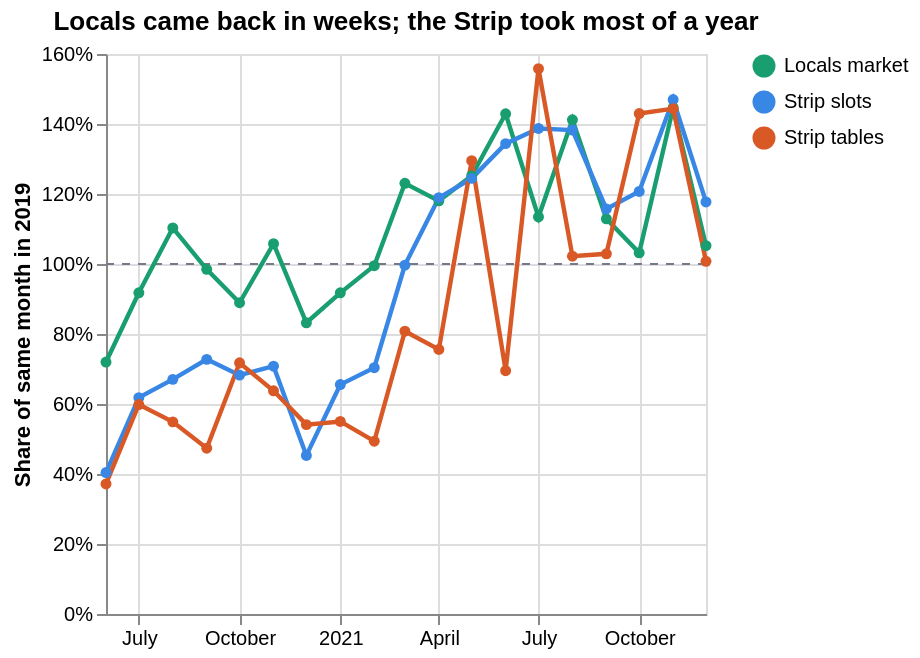

The notebook cell this image was saved under:
### Code cell
#| hide
#| caption: Each month's win as a share of the same month in 2019 (1.0 = back to normal), June 2020 to December 2021.
long = rec.melt("month", ["locals_vs_2019", "strip_slots_vs_2019", "strip_tables_vs_2019"], "series", "ratio")
names = {"locals_vs_2019": "Locals market", "strip_slots_vs_2019": "Strip slots", "strip_tables_vs_2019": "Strip tables"}
long["series"] = long.series.map(names)
one = alt.Chart(pd.DataFrame({"y": [1]})).mark_rule(strokeDash=[4, 4], color=MUTED).encode(y="y:Q")
lines = alt.Chart(long).mark_line(strokeWidth=2.2, point=True).encode(
    x=alt.X("month:T", title=None), y=alt.Y("ratio:Q", title="Share of same month in 2019", axis=alt.Axis(format="%")),
    color=alt.Color("series:N", title=None, scale=alt.Scale(domain=list(names.values()), range=[AQUA, BLUE, ORANGE])),
    tooltip=[alt.Tooltip("month:T", format="%b %Y"), "series:N", alt.Tooltip("ratio:Q", format=".0%")])
(one + lines).properties(title="Locals came back in weeks; the Strip took most of a year", height=280)

### Figure 1 — Vega-Lite specification as saved in the notebook (floating-point values rounded to 4 significant figures)
{"config": {"view": {"continuousWidth": 300, "continuousHeight": 300}}, "layer": [{"data": {"name": "data-719260942a763224059a586657358545"}, "mark": {"type": "rule", "color": "#747a87", "strokeDash": [4, 4]}, "encoding": {"y": {"field": "y", "type": "quantitative"}}}, {"data": {"name": "data-973b2016435b7f3a6a43e0556522b6c6"}, "mark": {"type": "line", "point": true, "strokeWidth": 2.2}, "encoding": {"color": {"field": "series", "scale": {"domain": ["Locals market", "Strip slots", "Strip tables"], "range": ["#199e70", "#3987e5", "#d95926"]}, "title": null, "type": "nominal"}, "tooltip": [{"field": "month", "format": "%b %Y", "type": "temporal"}, {"field": "series", "type": "nominal"}, {"field": "ratio", "format": ".0%", "type": "quantitative"}], "x": {"field": "month", "title": null, "type": "temporal"}, "y": {"axis": {"format": "%"}, "field": "ratio", "title": "Share of same month in 2019", "type": "quantitative"}}}], "height": 280, "title": "Locals came back in weeks; the Strip took most of a year", "$schema": "https://vega.github.io/schema/vega-lite/v6.4.1.json", "datasets": {"data-719260942a763224059a586657358545": [{"y": 1}], "data-973b2016435b7f3a6a43e0556522b6c6": [{"month": "2020-06-01T00:00:00", "series": "Locals market", "ratio": 0.72}, {"month": "2020-07-01T00:00:00", "series": "Locals market", "ratio": 0.9176}, {"month": "2021-01-01T00:00:00", "series": "Locals market", "ratio": 0.9177}, {"month": "2021-05-01T00:00:00", "series": "Locals market", "ratio": 1.252}, {"month": "2020-09-01T00:00:00", "series": "Locals market", "ratio": 0.9847}, {"month": "2020-10-01T00:00:00", "series": "Locals market", "ratio": 0.8893}, {"month": "2021-07-01T00:00:00", "series": "Locals market", "ratio": 1.134}, {"month": "2021-11-01T00:00:00", "series": "Locals market", "ratio": 1.447}, {"month": "2021-04-01T00:00:00", "series": "Locals market", "ratio": 1.18}, {"month": "2021-06-01T00:00:00", "series": "Locals market", "ratio": 1.429}, {"month": "2021-12-01T00:00:00", "series": "Locals market", "ratio": 1.052}, {"month": "2020-08-01T00:00:00", "series": "Locals market", "ratio": 1.103}, {"month": "2020-11-01T00:00:00", "series": "Locals market", "ratio": 1.058}, {"month": "2020-12-01T00:00:00", "series": "Locals market", "ratio": 0.8321}, {"month": "2021-02-01T00:00:00", "series": "Locals market", "ratio": 0.9951}, {"month": "2021-03-01T00:00:00", "series": "Locals market", "ratio": 1.231}, {"month": "2021-08-01T00:00:00", "series": "Locals market", "ratio": 1.412}, {"month": "2021-09-01T00:00:00", "series": "Locals market", "ratio": 1.129}, {"month": "2021-10-01T00:00:00", "series": "Locals market", "ratio": 1.032}, {"month": "2020-06-01T00:00:00", "series": "Strip slots", "ratio": 0.4041}, {"month": "2020-07-01T00:00:00", "series": "Strip slots", "ratio": 0.6182}, {"month": "2021-01-01T00:00:00", "series": "Strip slots", "ratio": 0.6555}, {"month": "2021-05-01T00:00:00", "series": "Strip slots", "ratio": 1.245}, {"month": "2020-09-01T00:00:00", "series": "Strip slots", "ratio": 0.7275}, {"month": "2020-10-01T00:00:00", "series": "Strip slots", "ratio": 0.6825}, {"month": "2021-07-01T00:00:00", "series": "Strip slots", "ratio": 1.387}, {"month": "2021-11-01T00:00:00", "series": "Strip slots", "ratio": 1.47}, {"month": "2021-04-01T00:00:00", "series": "Strip slots", "ratio": 1.189}, {"month": "2021-06-01T00:00:00", "series": "Strip slots", "ratio": 1.344}, {"month": "2021-12-01T00:00:00", "series": "Strip slots", "ratio": 1.177}, {"month": "2020-08-01T00:00:00", "series": "Strip slots", "ratio": 0.6704}, {"month": "2020-11-01T00:00:00", "series": "Strip slots", "ratio": 0.7079}, {"month": "2020-12-01T00:00:00", "series": "Strip slots", "ratio": 0.4531}, {"month": "2021-02-01T00:00:00", "series": "Strip slots", "ratio": 0.7036}, {"month": "2021-03-01T00:00:00", "series": "Strip slots", "ratio": 0.9968}, {"month": "2021-08-01T00:00:00", "series": "Strip slots", "ratio": 1.383}, {"month": "2021-09-01T00:00:00", "series": "Strip slots", "ratio": 1.157}, {"month": "2021-10-01T00:00:00", "series": "Strip slots", "ratio": 1.207}, {"month": "2020-06-01T00:00:00", "series": "Strip tables", "ratio": 0.3717}, {"month": "2020-07-01T00:00:00", "series": "Strip tables", "ratio": 0.5985}, {"month": "2021-01-01T00:00:00", "series": "Strip tables", "ratio": 0.5502}, {"month": "2021-05-01T00:00:00", "series": "Strip tables", "ratio": 1.295}, {"month": "2020-09-01T00:00:00", "series": "Strip tables", "ratio": 0.4738}, {"month": "2020-10-01T00:00:00", "series": "Strip tables", "ratio": 0.7177}, {"month": "2021-07-01T00:00:00", "series": "Strip tables", "ratio": 1.558}, {"month": "2021-11-01T00:00:00", "series": "Strip tables", "ratio": 1.444}, {"month": "2021-04-01T00:00:00", "series": "Strip tables", "ratio": 0.7559}, {"month": "2021-06-01T00:00:00", "series": "Strip tables", "ratio": 0.6953}, {"month": "2021-12-01T00:00:00", "series": "Strip tables", "ratio": 1.008}, {"month": "2020-08-01T00:00:00", "series": "Strip tables", "ratio": 0.5489}, {"month": "2020-11-01T00:00:00", "series": "Strip tables", "ratio": 0.6377}, {"month": "2020-12-01T00:00:00", "series": "Strip tables", "ratio": 0.5411}, {"month": "2021-02-01T00:00:00", "series": "Strip tables", "ratio": 0.4937}, {"month": "2021-03-01T00:00:00", "series": "Strip tables", "ratio": 0.8079}, {"month": "2021-08-01T00:00:00", "series": "Strip tables", "ratio": 1.022}, {"month": "2021-09-01T00:00:00", "series": "Strip tables", "ratio": 1.029}, {"month": "2021-10-01T00:00:00", "series": "Strip tables", "ratio": 1.43}]}}
